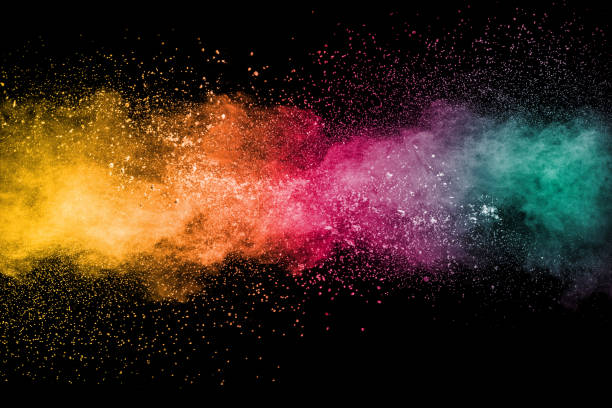
#> input picture python/ImageProcessing/images/istockphoto.jpg, 612 x 408 px, given in place of workonthis.jpg, which was not available
$ python otsu.py
#> lines starting #> are read from the running program, lines starting #| are printed output that depends on the picture; after the words box and inside, x2 and y2 are one past the last pixel; in counts of white or black regions, pixels touching at a corner belong together; pictures that were not available may be replaced by others from this repository, and a replacement may not be noted
### python/ImageProcessing/convolution.py
# !/usr/bin/env python
#  ______________________________________________________________________
# /\                                                                     \
# \_| Filename    : convolution.py                                       |
#   | Maintaner   : Nikin Baidar                                         |
#   | Description : Convolution and correlation with and without padding |
#   |   _________________________________________________________________|_
#    \_/___________________________________________________________________/

import os
import numpy as np
from copy import deepcopy

import cv2 as cv
from skimage.util import img_as_ubyte
import statistics

################################################
# cv2 borders:                                 #
#     cv2.BORDER_CONSTANT (16) -> Zero padding #
#     cv2.BORDER_REFLECT_REPLICATE             #
#     cv2.BORDER_REFLECT                       #
#     cv2.BORDER_WRAP                          #
################################################


def pause():
    """ After displaying an image wait until Escape (ASCII 27)
    is pressed.
    """
    while cv.waitKey() != 27:
        continue
    cv.destroyAllWindows()
    return 0


# [140 lines left out: functions addPadding, removePadding, convolve, medianFilter, minFilter, main, not called in this run]

    # [46 lines of commented-out code are left out]


# [2 lines that do not run on import are left out]

### python/ImageProcessing/entropy.py
#! /usr/bin/env python
#
#  /"\/\_..---------------------------------------------._/\/"\
# (     _|| Filename    : entropy.py                   ||_     )
#  \_/\/ || Maintainer  : Nikin Baidar                 || \/\_/
#        || Description : Calculate entropy of images. ||
#  /"\/\_|----------------------------------------------|_/\/"\
# (     _|                                              |_     )
#  \_/\/ `----------------------------------------------' \/\_/

import cv2 as cv
import numpy as np
import skimage.measure


def getHist(image):
    return np.array([len(np.nonzero(image == pixel)[0])
        for pixel in range(256)])


# [15 lines left out: functions getEntropy, main, not called in this run]


# [2 lines that do not run on import are left out]

### python/ImageProcessing/otsu.py
#!/usr/bin/env python

import cv2 as cv
import numpy as np

from convolution import pause
from entropy import getHist

def main():
    src = cv.imread("/home/nikin/downloads/viber_downloads/workonthis.jpg",
            cv.IMREAD_GRAYSCALE)
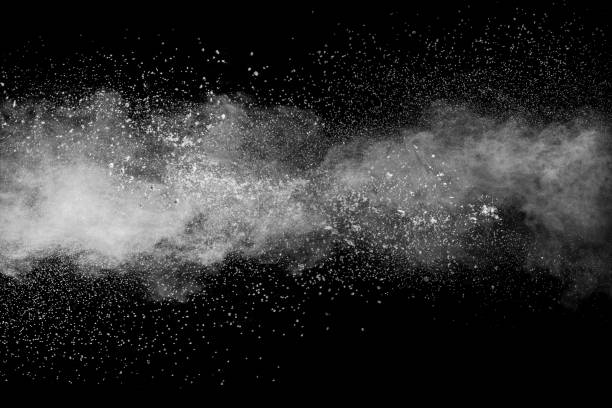
#> src: shape (408, 612); min 0, max 255, mean 48
    # src = cv.imread("./images/Lenna.png", cv.IMREAD_GRAYSCALE)

    rows, columns = src.shape[0], src.shape[1]
#> rows = 408; columns = 612
    image_resolution = rows * columns
#> image_resolution = 249696

    src_hist = getHist(src) ; L = len(src_hist)
#> after `src_hist = getHist(src)`: src_hist = 256 values, max 73320 at index 1, min 0 at index 236, mean 975.4
#> after `L = len(src_hist)`: L = 256
    pixel_probability = [src_hist[i] / image_resolution for i in range(0, L)]
#> pixel_probability = 256 values, max 0.294 at index 1, min 0 at index 236, mean 0.00391

    intraClassVariance = 1000000 # Large random value
    optimum_threshold = -1

    ############################################

    def getIntraCLassVariance(threshold):
        bg_probability = [pixel_probability[i] for i in range(0, threshold-1) ]
        fg_probability = [pixel_probability[i] for i in range(threshold, L) ]

        bg_weight, fg_weight = sum(bg_probability), sum(fg_probability)

        bg_mean = sum([ bg_probability[i] * src_hist[i] / bg_weight
            for i in range (0, threshold-1) ])

        fg_mean = sum([ fg_probability[i-threshold] * src_hist[i] / fg_weight
            for i in range (threshold, L) ])

        bg_variance = sum([ bg_probability[i] * (src_hist[i] * bg_mean)**2 / bg_weight
            for i in range (0, threshold-1) ])

        fg_variance = sum([ fg_probability[i-threshold] *
            (src_hist[i] * fg_mean)**2 / fg_weight
            for i in range (threshold, L) ])

        return (bg_weight * bg_variance + fg_weight * fg_variance)

    # print(getIntraCLassVariance(24))

    for i in range(24,L):
        current_variance = getIntraCLassVariance(i)
        if i == 24:
            intraClassVariance = current_variance
        elif current_variance < intraClassVariance:
            intraClassVariance = current_variance
            optimum_threshold = i
#> this loop made 232 passes
#> (bg_weight in getIntraCLassVariance, fg_weight in getIntraCLassVariance, bg_mean in getIntraCLassVariance, fg_mean in getIntraCLassVariance, bg_variance in getIntraCLassVariance, fg_variance in getIntraCLassVariance, intraClassVariance) on passes 1 to 11: (0.549, 0.448, 45896.3, 646.6, 6.44e+18, 1.86e+11, 3.53e+18), (0.552, 0.445, 45629.9, 645.3, 6.32e+18, 1.84e+11, 3.49e+18), (0.555, 0.441, 45361.8, 644, 6.21e+18, 1.83e+11, 3.45e+18), (0.559, 0.438, 45099.7, 642.9, 6.11e+18, 1.81e+11, 3.41e+18), (0.562, 0.435, 44848.4, 641.5, 6e+18, 1.8e+11, 3.37e+18), (0.565, 0.432, 44592.3, 640.7, 5.9e+18, 1.79e+11, 3.34e+18), (0.568, 0.428, 44358.7, 639.3, 5.81e+18, 1.78e+11, 3.3e+18), (0.572, 0.425, 44108.9, 638.2, 5.71e+18, 1.76e+11, 3.26e+18), (0.575, 0.422, 43869.5, 637.5, 5.62e+18, 1.76e+11, 3.23e+18), (0.578, 0.419, 43648.8, 636.7, 5.53e+18, 1.75e+11, 3.2e+18), (0.581, 0.416, 43425.8, 635.8, 5.45e+18, 1.74e+11, 3.16e+18)

    print(optimum_threshold)
#| 252

    for i in range(rows):
        for j in range(columns):
            if src[i,j] < optimum_threshold:
                src[i,j] = 0
            else:
                src[i,j] = 1
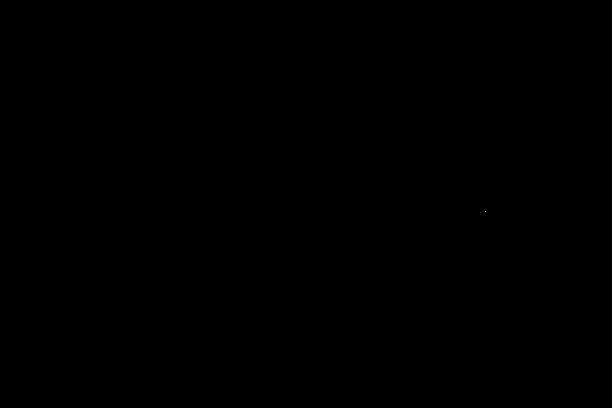
#> src: shape (408, 612); values 0 (black) and 1 (white), 0% white in thin lines or dots, all inside (x1, y1, x2, y2) = (485, 211, 486, 212)

    cv.imshow("Processed", src)
    pause()
#> (key Esc is pressed here)


    ############################################

if __name__ == "__main__":
    main()

$ run again, on python/ImageProcessing/images/stock-photo.duckduckgo.com.jpg
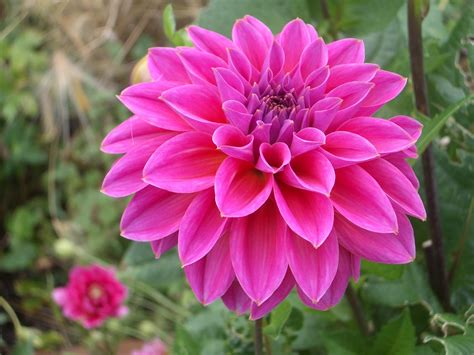
#> input picture python/ImageProcessing/images/stock-photo.duckduckgo.com.jpg, 474 x 355 px, given in place of workonthis.jpg, which was not available
#> in main, `src = cv.imread("/home/nikin/downloads/viber_downloads/workonthis.jpg"..`:
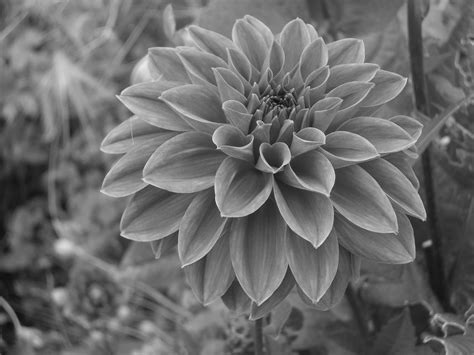
#> src: shape (355, 474); min 11, max 234, mean 107.6
#> src_hist = 256 values, max 1935 at index 102, min 0 at index 0, mean 657.3
#> L = 256
#> pixel_probability = 256 values, max 0.0115 at index 102, min 0 at index 0, mean 0.00391
#> the loop in main, `for i in range(24,L):` made 232 passes
#> (bg_weight in getIntraCLassVariance, fg_weight in getIntraCLassVariance, bg_mean in getIntraCLassVariance, fg_mean in getIntraCLassVariance, bg_variance in getIntraCLassVariance, fg_variance in getIntraCLassVariance, intraClassVariance) on pass 1: (0.00159, 0.998, 48.54, 1289.3, 6722205.7, 3.15e+12, 3.14e+12)
#| 109
#> after the loop in main, `for i in range(rows):`:
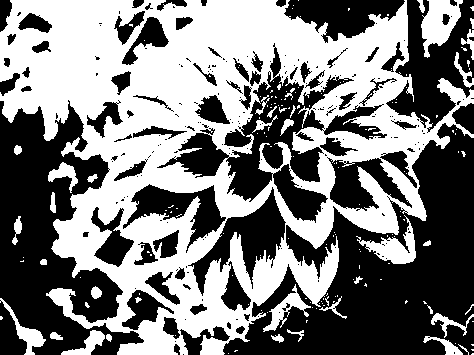
#> src: shape (355, 474); values 0 (black) and 1 (white), 48.8% white; 172 white regions (135 under 20 px), largest, box (x1, y1, x2, y2) and area: (0, 0, 474, 355) 75018, (421, 0, 463, 58) 1323, (356, 215, 416, 264) 1042
